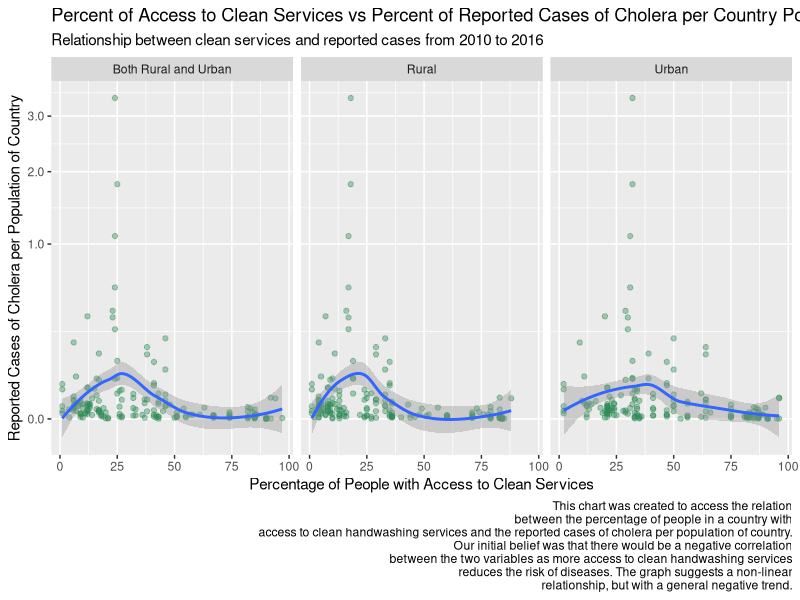
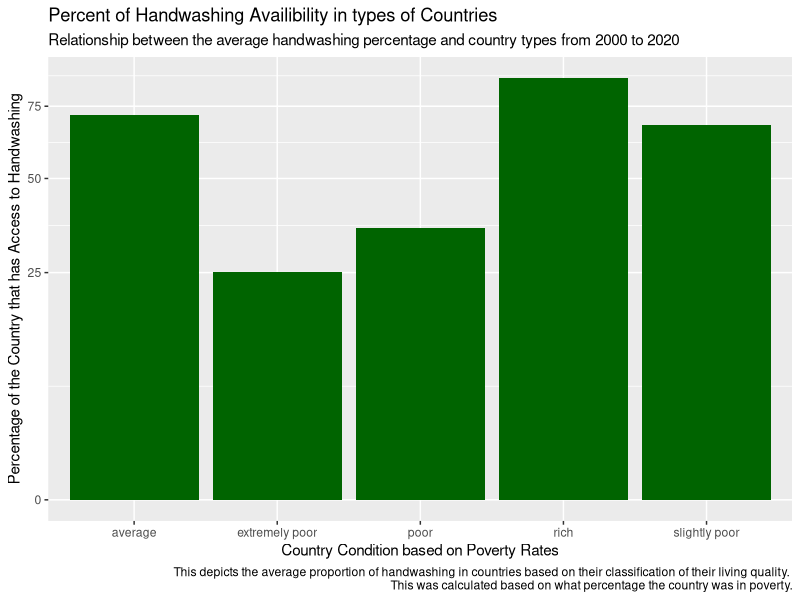

Source code (R) for these figures, in order: (Note: this script raises an error after producing the figures.)
## ---- chunk 1
knitr::opts_chunk$set(echo = FALSE)
library(dplyr)
library(ggplot2)
library(stringr)
library(tidyr)
library(data.table)
library(knitr)

## ---- chunk 2
  #Cholera data
cholera <- read.csv("../data/data_cholera_infection_rate.csv")

#Handwashing data
handwash <- read.csv("../data/data_handwash.csv")

#Population data
population <- read.csv("../data/data_country_population.csv")

#Diarrhea data
diarrhea <- read.csv("../data/data_diarrhea_death_rate.csv")

#Poverty data
poverty <- read.csv("../data/data_poverty.csv")

handwash <- read.csv("../data/data_handwash.csv")
## ---- chunk 3
  #Convert Years to rows
population_filtered <- select(population, -c(Country.Code, Indicator.Name, Indicator.Code)) %>%
                      gather("Year", "Population", -Country.Name)%>%
                      rename(Country =Country.Name)
#Rename columns for handwash
handwash_filtered <- slice(handwash,3:n())
names(handwash_filtered) <-  paste0(names(handwash_filtered), ",") %>%
                               str_replace("\\.1,", ", Urban") %>%
                          str_replace("\\.2,", ", Rural") %>%
                          str_replace("\\,$", ", Both Rural and Urban")
#Remove Years to actual years
population_filtered$Year <- strtoi(str_replace(population_filtered$Year, "X", ""))
#Convert handwash years to rows
handwash_filtered <- rename(handwash_filtered, Countries = "X, Both Rural and Urban") %>%
                      gather("Year_and_type", "Percent", -Countries) %>%
                    separate("Year_and_type", into = c("Year","Urban_Rural_or_Both"), sep = ", ")%>%
                    rename(Country = Countries)
#Convert Percentages to integers
#String to integer function is from:
#https://www.tutorialkart.com/r-tutorial/r-convert-string-to-integer/#:~:text=To%20convert%20String%20to%20Integer%20in%20R%20programming%2C%20call%20strtoi,respect%20to%20the%20specified%20base.
handwash_filtered$Percent <- strtoi(handwash_filtered$Percent)
handwash_filtered <- filter(handwash_filtered, !is.na(handwash_filtered$Percent))
#Convert Year to actual years
handwash_filtered$Year <- strtoi(str_replace(handwash_filtered$Year, "X", ""))
#Join handwash_filtered and cholera and filter for max date
handwash_and_cholera <- inner_join(handwash_filtered, cholera) %>% filter(Year == max(Year))
#Value 1
maximum_proportion_handwash <- handwash_and_cholera %>%filter(Percent == max(Percent)) %>%
  pull(Percent)
maximum_proportion_handwash <- maximum_proportion_handwash[1]
#Value 2
max_prop_how_many <-  handwash_and_cholera %>% filter(Percent == max(Percent)) %>%
  pull(Country)
max_prop_how_many <- length(max_prop_how_many)
#Value 3
avg_prop_poverty <- round((mean(na.omit(poverty$percPoverty))), digits = 2)
#Value 4
median_cholera_cases  <- round(median(handwash_and_cholera$Number.of.reported.cases.of.cholera, na.rm =TRUE), digits = 2)
#Value 5
minimum_proportion_handwash <-  handwash_and_cholera %>% filter(Percent == min(Percent)) %>%
  pull(Percent)
minimum_proportion_handwash <- minimum_proportion_handwash[1]
#Value 6
min_prop_how_many <-  handwash_and_cholera %>% filter(Percent == min(Percent)) %>%
  pull(Country)
min_prop_how_many <- length(min_prop_how_many)
#Summary list function
summary_list <- list()
summary_list$maximum_proportion_handwash <- maximum_proportion_handwash
summary_list$max_prop_how_many <- max_prop_how_many
summary_list$avg_prop_poverty <- avg_prop_poverty
summary_list$median_cholera_cases <- median_cholera_cases
summary_list$minimum_proportion_handwash <-minimum_proportion_handwash
summary_list$min_prop_how_many <- min_prop_how_many
summary_list$avg_cholera_cases <- round(mean(handwash_and_cholera$Number.of.reported.cases.of.cholera, na.rm =TRUE), digits = 2)
## ---- chunk 4
highest_poverty <- poverty %>%
  group_by(country)%>%
  filter(percPoverty >= 50.0)
table <- as.data.table(highest_poverty)
kable(table)
 
## ---- chunk 5
  #Convert Years to rows
population_filtered <- select(population, -c(Country.Code, Indicator.Name, Indicator.Code)) %>%
                      gather("Year", "Population", -Country.Name)%>%
                      rename(Country =Country.Name)
#Rename columns for handwash
handwash_filtered <- slice(handwash,3:n())
names(handwash_filtered) <-  paste0(names(handwash_filtered), ",") %>%
                               str_replace("\\.1,", ", Urban") %>%
                          str_replace("\\.2,", ", Rural") %>%
                          str_replace("\\,$", ", Both Rural and Urban")

#Remove Years to actual years
population_filtered$Year <- strtoi(str_replace(population_filtered$Year, "X", ""))

#Convert handwash years to rows
handwash_filtered <- rename(handwash_filtered, Countries = "X, Both Rural and Urban") %>%
                      gather("Year_and_type", "Percent", -Countries) %>%
                    separate("Year_and_type", into = c("Year","Urban_Rural_or_Both"), sep = ", ")%>%
                    rename(Country = Countries)

#Convert Percentages to integers
#String to integer function is from:
#https://www.tutorialkart.com/r-tutorial/r-convert-string-to-integer/#:~:text=To%20convert%20String%20to%20Integer%20in%20R%20programming%2C%20call%20strtoi,respect%20to%20the%20specified%20base.
handwash_filtered$Percent <- strtoi(handwash_filtered$Percent)
handwash_filtered <- filter(handwash_filtered, !is.na(handwash_filtered$Percent))

#Convert Year to actual years
handwash_filtered$Year <- strtoi(str_replace(handwash_filtered$Year, "X", ""))

#Join handwash_filtered and cholera
handwash_and_cholera <- inner_join(handwash_filtered, cholera)

#Join handwash_and_cholera with population_filtered, and
#create Proportion for Cholera Cases divided by Proportion of Sanitation
final_dataframe <- inner_join(handwash_and_cholera, population_filtered) %>%
                    mutate(cases_per_population = Number.of.reported.cases.of.cholera / Population * 100) %>%
                    filter(Year == 2016 | Year == 2015 | Year == 2014 | Year ==2013 | Year == 2012 | Year == 2011| Year == 2010 )

#Make our ggplot2 chart
chart_1 <- ggplot(data = final_dataframe, aes(x = Percent, y = cases_per_population)) +
                    geom_point(alpha = .4, color = "seagreen") +
                    geom_smooth()+facet_wrap(~Urban_Rural_or_Both) +
                    xlab("Percentage of People with Access to Clean Services") +
                    ylab("Reported Cases of Cholera per Population of Country") +
                  # I got the scales::comma lable from:
                  #https://stackoverflow.com/questions/52602503/display-an-axis-value-in-millions-in-ggplot
                  #Square root scale is from:
                  #https://ggplot2-book.org/scales-guides.html
                    scale_y_sqrt(labels = scales::comma) +
                    labs(title = "Percent of Access to Clean Services vs Percent of Reported Cases of Cholera per Country Population",
                        subtitle = "Relationship between clean services and reported cases from 2010 to 2016",
                        caption = "This chart was created to access the relation
                        between the percentage of people in a country with
                        access to clean handwashing services and the reported cases of cholera per population of country.
                        Our initial belief was that there would be a negative correlation
                        between the two variables as more access to clean handwashing services
                        reduces the risk of diseases. The graph suggests a non-linear
                        relationship, but with a general negative trend.")


chart_1


## ---- chunk 6
library(dplyr)
library(ggplot2)
library(stringr)
library(tidyr)



handwash_filtered <- slice(handwash,3:n())
names(handwash_filtered) <-  paste0(names(handwash_filtered), ",") %>%
  str_replace("\\.1,", ", Urban") %>%
  str_replace("\\.2,", ", Rural") %>%
  str_replace("\\,$", ", Both Rural and Urban")

#Convert handwash years to rows
handwash_filtered <- rename(handwash_filtered, Countries = "X, Both Rural and Urban") %>%
  gather("Year_and_type", "Percent", -Countries) %>%
  separate("Year_and_type", into = c("Year","Urban_Rural_or_Both"), sep = ", ")%>%
  rename(Country = Countries)

#Convert Percentages to integers
#String to integer function is from:
#https://www.tutorialkart.com/r-tutorial/r-convert-string-to-integer/#:~:text=To%20convert%20String%20to%20Integer%20in%20R%20programming%2C%20call%20strtoi,respect%20to%20the%20specified%20base.
handwash_filtered$Percent <- strtoi(handwash_filtered$Percent)
handwash_filtered <- filter(handwash_filtered, !is.na(handwash_filtered$Percent))

#Convert Year to actual years
handwash_filtered$Year <- strtoi(str_replace(handwash_filtered$Year, "X", ""))



handwash_filtered <- slice(handwash,3:n())
names(handwash_filtered) <-  paste0(names(handwash_filtered), ",") %>%
  str_replace("\\.1,", ", Urban") %>%
  str_replace("\\.2,", ", Rural") %>%
  str_replace("\\,$", ", Both Rural and Urban")

#Convert handwash years to rows
handwash_filtered <- rename(handwash_filtered, Countries = "X, Both Rural and Urban") %>%
  gather("Year_and_type", "Percent", -Countries) %>%
  separate("Year_and_type", into = c("Year","Urban_Rural_or_Both"), sep = ", ")%>%
  rename(Country = Countries)

#Convert Percentages to integers
#String to integer function is from:
#https://www.tutorialkart.com/r-tutorial/r-convert-string-to-integer/#:~:text=To%20convert%20String%20to%20Integer%20in%20R%20programming%2C%20call%20strtoi,respect%20to%20the%20specified%20base.
handwash_filtered$Percent <- strtoi(handwash_filtered$Percent)
handwash_filtered <- filter(handwash_filtered, !is.na(handwash_filtered$Percent))

#Convert Year to actual years
handwash_filtered$Year <- strtoi(str_replace(handwash_filtered$Year, "X", ""))


poverty_df <- data.frame(poverty$percPoverty, poverty)
poverty_df <- data.frame(poverty_df$percPoverty, poverty)
poverty_df$percPoverty <- as.double(poverty_df$percPoverty)


handwash_df <- handwash_filtered %>% mutate(no = (100 - handwash_filtered$Percent)) 


poverty.df <- poverty_df %>% mutate(
  country_type = ifelse(poverty_df$percPoverty  < 10,"rich", ifelse(poverty_df$percPoverty < 20 & poverty_df$percPoverty > 10,  
                                                                    "average", ifelse(poverty_df$percPoverty < 30 & poverty_df$percPoverty > 20, "slightly poor", ifelse(poverty_df$percPoverty < 40 & 
                                                                                                                                                                           poverty_df$percPoverty > 30, "poor", "extremely poor"))))
)

poverty.df <- poverty.df %>% 
  rename("Country" = "country")

merge <- inner_join(poverty.df, handwash_df)


merge <- merge %>%group_by(country_type) %>%
  summarise(Percent = mean(Percent))
merge <- arrange(merge, Percent)

merge %>%filter(!is.na(country_type))


poverty_df <- data.frame(poverty$percPoverty, poverty)
poverty_df <- data.frame(poverty_df$percPoverty, poverty)
poverty_df$percPoverty <- as.double(poverty_df$percPoverty)


handwash_df <- handwash_filtered %>% mutate(no = (100 - handwash_filtered$Percent)) 


poverty.df <- poverty_df %>% mutate(
country_type = ifelse(poverty_df$percPoverty  < 10,"rich", ifelse(poverty_df$percPoverty < 20 & poverty_df$percPoverty > 10,  
    "average", ifelse(poverty_df$percPoverty < 30 & poverty_df$percPoverty > 20, "slightly poor", ifelse(poverty_df$percPoverty < 40 & 
    poverty_df$percPoverty > 30, "poor", "extremely poor"))))
 )

poverty.df <- poverty.df %>% 
  rename("Country" = "country")

merge <- inner_join(poverty.df, handwash_df)



merge <- merge %>%group_by(country_type) %>%
summarise(Percent = mean(Percent))
merge <- arrange(merge, Percent)

merge %>%filter(!is.na(country_type))

p<-ggplot(data= na.omit(merge), aes(x=country_type, y=Percent)) +
  geom_bar(stat="identity", fill = " dark green") +
 
  xlab("Country Condition based on Poverty Rates") +
  ylab("Percentage of the Country that has Access to Handwashing") +
   scale_y_sqrt(labels = scales::comma)  +
  labs(title = "Percent of Handwashing Availibility in types of Countries", 
       subtitle = "Relationship between the average handwashing percentage and country types from 2000 to 2020", 
       caption = "This depicts the average proportion of handwashing in countries based on their classification of their living quality. 
       This was calculated based on what percentage the country was in poverty." )
p




## ---- chunk 7
# total handwashing with soap
# 

total_handwashing <- handwash %>%
  select('...1', `2020...2`, `2019...5`, `2018...8`, `2017...11`, `2016...14`, `2015...17`, `2014...20`, `2013...23`, `2012...26`, `2011...29`, `2010...32`, `2009...35`, `2008...38`, `2007...41`, `2006...44`, `2005...47`, `2004...50`, `2003...53`, `2002...56`, `2001...59`)
  
total_handwashing<- rename(total_handwashing, countries = '...1')
total_handwashing <- rename( total_handwashing, '2020' = '2020...2', '2019' = `2019...5`,  '2018' = `2018...8`, '2017' = `2017...11`,  '2016' = `2016...14`, '2015' = `2015...17`, '2014' = `2014...20`, '2013' = `2013...23`, '2012' = `2012...26`, '2011' = `2011...29`, '2010' = `2010...32`, '2009' = `2009...35`, '2008' = `2008...38`, '2007' = `2007...41`, '2006' = `2006...44`, '2005' = `2005...47`, '2004' = `2004...50`, '2003' = `2003...53`, '2002' = `2002...56`, '2001' = `2001...59` )
View(total_handwashing)

total_handwashing = total_handwashing[-1, ]

total_handwashing <- total_handwashing %>%
  pivot_longer(-c('countries'), names_to = "date", values_to = "total_percentage")
View(total_handwashing)

total_handwashing = total_handwashing[-1:-20, ]

total_handwashing <- na.omit(total_handwashing)
View(total_handwashing)

total_handwashing$total_percentage <- strtoi(total_handwashing$total_percentage)
total_handwashing$date <- strtoi(total_handwashing$date)

total_handwashing <- total_handwashing %>%
  group_by(countries, date) %>%
  summarise(total_percentage = sum(total_percentage)) %>%
  ungroup()

total_handwashing <- total_handwashing %>%
  group_by(date) %>%
  summarise(total_percentage = mean(total_percentage))


total_handwashing_plot <- total_handwashing %>%
  ggplot(aes(x = date, y = total_percentage)) + 
  geom_line(alpha = .4, color = "seagreen") + 
  xlab("Date") +
  ylab("Percentage of People with Access to Handwashing Services") +
  scale_y_sqrt(labels = scales::comma) + 
  labs(title = "Average total percentage of Handwashing Access per Year",
       subtitle = "Relationship between Handwashing Service Aaccessibility and Date",
       caption = " This chart was created to determine the correlation between handwashing access and time.
                  This will help people visualize how handwashing access has developed over the past years.
                  We initially thought that the graph would show very visible positive growth, however,
                  we can now see how their are quite a few dips in the chart that we did not expect.It is observed
                  how the chart does seem to be levelling out in the recent years. This answers our 
                  question #2 of if access to handwashing services has increased over time.")
